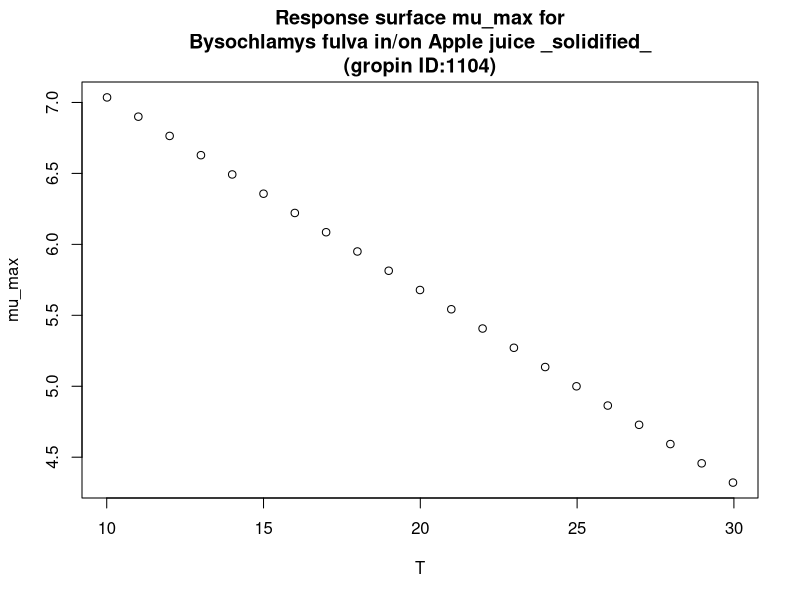

Recreate this plot in R.
#############################
# start of Parameter script
#############################
T <- seq(10.01,29.97002997003,length.out=21)
#############################
# end of Parameter script
#############################
############################# 
# start of Model script Gropin ID 1104 
#############################
 
# constant coefficients for this model
 
variables <- data.frame(T)
argumentsPar <- expand.grid(variables)
 
# heart of the model
response_surface <- function(T) {
   mumax <-8.397-0.136*T

return(mumax=mumax)
} 

# output parameters
mumax <- cbind(argumentsPar,response_surface(argumentsPar['T']))
colnames(mumax) <- c(colnames(argumentsPar),'mumax')
#############################
# End of Model script
#############################
############################# 
# start of Visualisation script Gropin ID 1104 
#############################
plot(T,mumax$mumax,
                          xlab='T',
                          ylab='mu_max',main='Response surface mu_max for
Bysochlamys fulva in/on Apple juice _solidified_
(gropin ID:1104)')
#############################
# End of Visualisation script
#############################
